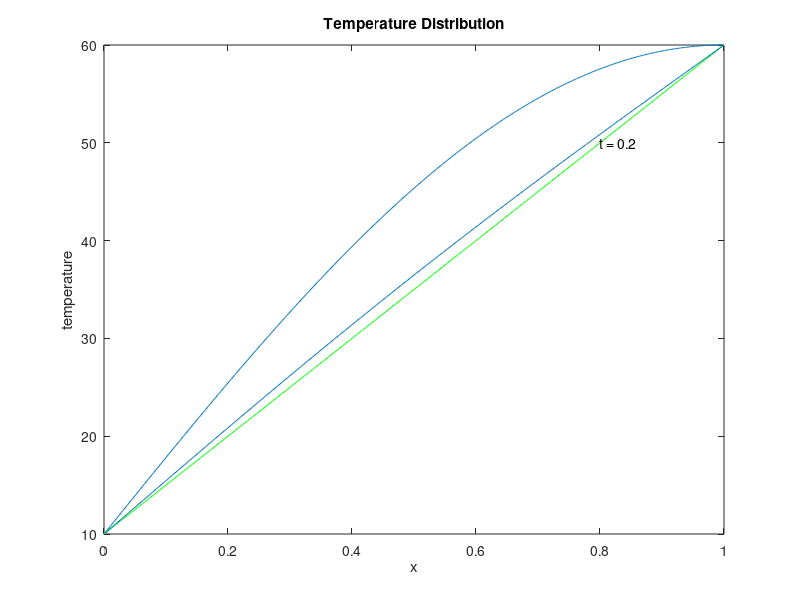

Recreate this plot in MATLAB.
clearvars
close all

format short e

%Solve the evolution problem
% 
% 
% a2 D_t u - D_x ( a_1 D_x u) = 0, u(0) = 10, u(1) = 60
%
%for kc = 2.5, A = 0.1. 
% 
%Compute the solution from t_ini = 0 to t_fin = 0.2 and dt = 0.001. Use 
%500 linear elements and alpha = 1/2 (Crank-Nicolson) value for the
%scheme in eq.4
%
%Take the following initial condition
%
%u_ini(x) = 10 + 50*sin(Pi*x/2)

%Physical constants
kc = 2.5;
A = 0.1;

%Boundary conditions
uA = 10;
uB = 60;

%Initial condition
Uini = @(x) 10 + 50*sin(pi*x/2);

%FEM: geometry
a = 0; b = 1; numDiv = 500;
h = (b-a)/numDiv;

tini = 0;
tfin = 0.2;
dt = 0.01;

alpha = 0.5;      %Crank-Nicolson

a1 = kc*A;
a2 = a1;

nodes = (a:h:b)'; %nodes
elem = [1:numDiv; 2:numDiv+1]'; %connectivity natrix: linear elements

numNod = size(nodes,1);   %find out number of nodes
numElem = size(elem, 1);  %find out number of elements

%Local stiff matrices (linear elements)
Ke = a1*[1, -1; -1, 1]/h; %local stiff matrix (the same for all elements!)
Me = a2*h*[2, 1; 1, 2]/6; %local mass matrix (the same for all elements!)
% Me = a2*h*[1,0;0,1]/2;  %mass lumping
Fe = [0;0];

%Assembly of global matrices
K = zeros(numNod);        %initialise the global stifness matrix 
M = zeros(numNod);        %initialise the global mass matrix
F = zeros(numNod, 1);     %initialise the global vector F

for e = 1:numElem
    rows = [elem(e,1), elem(e,2)];
    cols = rows;
    %Assembly of the stiffness matrices
    K(rows,cols) = K(rows,cols) + Ke;
    M(rows,cols) = M(rows,cols) + Me;
    %Assembly of the F terms (not necessary here)
    %F(rows) = F(rows) + Fe;
end

%Boundary conditions (BC)
fixedNodes = [1, numNod]; %Fixed nodes (nodes where u is fixed)
freeNodes = setdiff(1:numNod,fixedNodes);

%%%%%%%%%%%%%%%%%%%%%%%%%%%%%%%%%%%%%%%%%%%%%%%%%%%%%%%%%%%%%%%%%%%%%%%%%%%
%                          Stationary Solution                            %
%%%%%%%%%%%%%%%%%%%%%%%%%%%%%%%%%%%%%%%%%%%%%%%%%%%%%%%%%%%%%%%%%%%%%%%%%%%
%Boundary Conditions (BC): Natural BC
Q = zeros(numNod,1);
uStat = zeros(numNod,1);
Q(freeNodes) = 0; %Not necessary, since Q has been initalised to 0.

%Boundary Conditions (BC): Essential BC
uStat(1) = uA; uStat(numNod) = uB;

%Reduced system
Fm = Q(freeNodes) - K(freeNodes,fixedNodes)*uStat(fixedNodes);
Km = K(freeNodes,freeNodes);

%Solve the reduced system
um = Km\Fm;
uStat(freeNodes) = um;

%%%%%%%%%%%%%%%%%%%%%%%%%%%%%%%%%%%%%%%%%%%%%%%%%%%%%%%%%%%%%%%%%%%%%%%%%%%
%                          Transient Solution                             %
%%%%%%%%%%%%%%%%%%%%%%%%%%%%%%%%%%%%%%%%%%%%%%%%%%%%%%%%%%%%%%%%%%%%%%%%%%%
%Initial Conditions (for the transient solution)
u_ini = Uini(nodes);
%um = u_ini(freeNodes);

%Reamrk: note that in this case in point the essential BC 
%        do not change with t

%Boundary conditions (BC): Natural BC
Q = zeros(numNod, 1); %initialize the global Q vector
Q(freeNodes) = 0; %not necessary, since Q has been initalised to 0.

%Reduced system
Qm = Q(freeNodes) - K(freeNodes,fixedNodes)*uStat(fixedNodes);
u_present = u_ini(freeNodes); %set inital condition

%
%System of equtions: see equation (9)
%
Am = M(freeNodes,freeNodes)+dt*alpha*K(freeNodes,freeNodes);
Bm = M(freeNodes,freeNodes)-dt*(1-alpha)*K(freeNodes,freeNodes);
Fm = dt*Qm;

%Graphical output
    figure()
    plot(nodes, u_ini); %plot the initial state of u_t at t = tini
    title('Temperature Distribution')
    xlabel('x')
    ylabel('temperature')
    hold on
    plot(nodes, uStat, 'g') %Plot stationary solution

%Iterate to find the nodal values of u at each time-tick
for t =tini:dt:tfin-dt %stop one step before, since we compute one step forward
    nextTime = t + dt;
    u_next = Am\(Bm*u_present+Fm); %solve the sistem to find u at the next time-tick
    %plot current curve
        ff = plot(nodes(freeNodes),u_next);
        tt = text(nodes(end)-0.2, 50, ['t = ' num2str(nextTime)]);
        drawnow;
        pause(0.3)
        delete(tt);
        delete(ff);
    %update values
    u_present = u_next;
end
    plot(nodes(freeNodes),u_present);
    text(nodes(end)-0.2, 50, ['t = ' num2str(nextTime)]);
    hold off
%
%Error
%
%Compute the norm of the difference between the stationary and the transient  solution at , i.e., the error :
u_trans = [u_ini(1); u_present; u_ini(end)];

%Precission: compare the difference between the two solutions
errorTemp = norm(uStat-u_trans, inf);
fprintf("error = ||uStat - u_t||_Inf = %e\n", errorTemp)

%Remark. One might increase the final time, tfin, to get an 
%        smaller error.